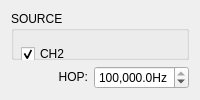
                <widget class="QWidget" name="FSK">
                 <attribute name="title">
                  <string>FSK</string>
                 </attribute>
                 <layout class="QGridLayout" name="gridLayout_17">
                  <item row="0" column="0" colspan="2">
                   <widget class="QGroupBox" name="MODULATION_FSK_SOURCE">
                    <property name="font">
                     <font>
                      <bold>false</bold>
                     </font>
                    </property>
                    <property name="focusPolicy">
                     <enum>Qt::FocusPolicy::StrongFocus</enum>
                    </property>
                    <property name="title">
                     <string>SOURCE</string>
                    </property>
                    <widget class="QWidget" name="layoutWidget">
                     <property name="geometry">
                      <rect>
                       <x>10</x>
                       <y>30</y>
                       <width>351</width>
                       <height>57</height>
                      </rect>
                     </property>
                     <property name="focusPolicy">
                      <enum>Qt::FocusPolicy::StrongFocus</enum>
                     </property>
                     <layout class="QGridLayout" name="gridLayout_3">
                      <item row="0" column="0">
                       <widget class="QCheckBox" name="MODULATION_FSK_CH2">
                        <property name="font">
                         <font>
                          <bold>false</bold>
                         </font>
                        </property>
                        <property name="focusPolicy">
                         <enum>Qt::FocusPolicy::StrongFocus</enum>
                        </property>
                        <property name="text">
                         <string>CH2</string>
                        </property>
                        <property name="checked">
                         <bool>true</bool>
                        </property>
                        <property name="autoExclusive">
                         <bool>true</bool>
                        </property>
                       </widget>
                      </item>
                      <item row="0" column="1">
                       <widget class="QCheckBox" name="MODULATION_FSK_EXT_AC">
                        <property name="font">
                         <font>
                          <bold>false</bold>
                         </font>
                        </property>
                        <property name="focusPolicy">
                         <enum>Qt::FocusPolicy::StrongFocus</enum>
                        </property>
                        <property name="text">
                         <string>Ext. (AC)</string>
                        </property>
                        <property name="autoExclusive">
                         <bool>true</bool>
                        </property>
                       </widget>
                      </item>
                      <item row="1" column="0">
                       <widget class="QCheckBox" name="MODULATION_FSK_MANU">
                        <property name="font">
                         <font>
                          <bold>false</bold>
                         </font>
                        </property>
                        <property name="focusPolicy">
                         <enum>Qt::FocusPolicy::StrongFocus</enum>
                        </property>
                        <property name="text">
                         <string>MANU</string>
                        </property>
                        <property name="autoExclusive">
                         <bool>true</bool>
                        </property>
                       </widget>
                      </item>
                      <item row="1" column="1">
                       <widget class="QCheckBox" name="MODULATION_FSK_EXT_DC">
                        <property name="font">
                         <font>
                          <bold>false</bold>
                         </font>
                        </property>
                        <property name="focusPolicy">
                         <enum>Qt::FocusPolicy::StrongFocus</enum>
                        </property>
                        <property name="text">
                         <string>Ext. (DC)</string>
                        </property>
                        <property name="autoExclusive">
                         <bool>true</bool>
                        </property>
                       </widget>
                      </item>
                     </layout>
                    </widget>
                   </widget>
                  </item>
                  <item row="1" column="0">
                   <widget class="QLabel" name="label_10">
                    <property name="font">
                     <font>
                      <bold>false</bold>
                     </font>
                    </property>
                    <property name="focusPolicy">
                     <enum>Qt::FocusPolicy::StrongFocus</enum>
                    </property>
                    <property name="text">
                     <string>HOP:</string>
                    </property>
                    <property name="alignment">
                     <set>Qt::AlignmentFlag::AlignRight|Qt::AlignmentFlag::AlignTrailing|Qt::AlignmentFlag::AlignVCenter</set>
                    </property>
                   </widget>
                  </item>
                  <item row="1" column="1">
                   <widget class="QDoubleSpinBox" name="MODULATION_FSK_FREQUENCY">
                    <property name="focusPolicy">
                     <enum>Qt::FocusPolicy::StrongFocus</enum>
                    </property>
                    <property name="showGroupSeparator" stdset="0">
                     <bool>true</bool>
                    </property>
                    <property name="suffix">
                     <string>Hz</string>
                    </property>
                    <property name="decimals">
                     <number>1</number>
                    </property>
                    <property name="maximum">
                     <double>100000000.000000000000000</double>
                    </property>
                    <property name="value">
                     <double>100000.000000000000000</double>
                    </property>
                   </widget>
                  </item>
                 </layout>
                </widget>
